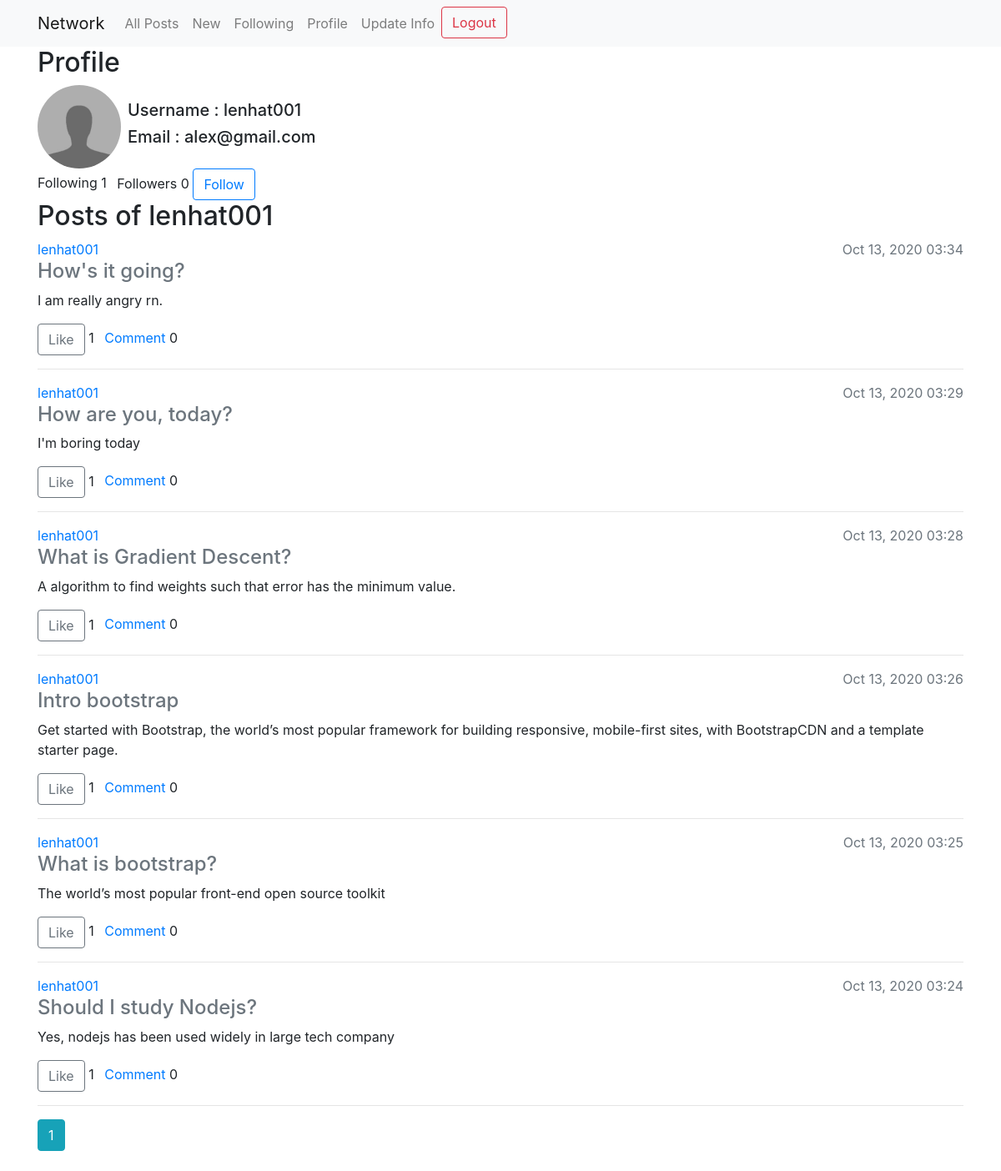
Screenshot of /author/lenhat001/ (signed in) with the database file from the repository.
### users/models.py (models this page shows, shortened)
class Profile(models.Model):
    image = models.ImageField(default='default.jpg', upload_to='profile_pics/')
    user = models.OneToOneField(User, on_delete=models.CASCADE)
    following = models.ManyToManyField('self', related_name='followers',symmetrical=False, blank=True)

### posts/models.py (models this page shows, shortened)
class Post(models.Model):
    title = models.CharField(max_length=200)
    content = models.TextField()
    date_posted = models.DateTimeField(default=timezone.now)
    author = models.ForeignKey(User, on_delete=models.CASCADE)
    likes = models.ManyToManyField(User, related_name='interesting_posts', blank=True)
    comment_to = models.ForeignKey('self', related_name='comments', blank=True, null=True, on_delete=models.CASCADE)

### posts/views.py (the view)
# urls.py: path('author/<str:username>/', views.UserPostListView.as_view(), name='user-posts'),
class UserPostListView(LoginRequiredMixin, ListView):
    model = Post
    template_name = 'posts/user_posts.html'
    context_object_name = 'posts'
    paginate_by = 10
    def get_context_data(self):
        context = super().get_context_data()
        context['profile'] = get_object_or_404(User, username=self.kwargs['username']).profile
        return context
    def get_queryset(self):
        user = get_object_or_404(User, username=self.kwargs['username'])
        return Post.objects.filter(author=user, comment_to=None).order_by('-date_posted')

### posts/templates/posts/user_posts.html
{% extends 'users/layout.html' %}
{% load tz %}
{% block body %}
    <h2>Profile</h2>
    <div class="flex-ai-c">
        <img src="{{ profile.image.url }}" alt="" class='round-avatar'>
        <div class="ml-2">
            <h5>Username : {{profile.user.username}}</h5>
            <h5>Email    : {{profile.user.email}}</h5>
        </div>
    </div>
    <span>Following {{profile.following.count}}</span>
    <span class="ml-2">Followers <span id='followers'>{{profile.followers.count}}</span></span>
    {% if user.is_authenticated and user != profile.user %}
    <button class="btn btn-outline-primary" id='toggle-follow' data-username='{{profile.user.username}}'>
        {% if user.profile in profile.followers.all %}
            Unfollow
        {% else %}
            Follow
        {% endif %}
    </button>
    {% endif %}
    <h2>Posts of {{view.kwargs.username}}</h2>
    {% if posts %}
        {% for post in posts %}
        <div class="post" data-id='{{post.id}}'>
            <div class="flex-jc-sp">
                <a href="{% url 'user-posts' post.author.username %}">{{ post.author.username }}</a>
                <span class="text-muted">{{ post.date_posted|localtime|date:'M d, Y H:i'}}</span>
            </div>
            <a class="text-muted" href="{% url 'post-detail' post.id %}">
                <h4>
                    {{ post.title }}
                </h4>
            </a>
            <p>{{ post.content }} </p>
            <button class="btn btn-outline-secondary" id='toggle-like'>
                {% if user in post.likes.all %}
                    Liked
                {% else %}
                    Like
                {% endif %}
            </button>
            <span class="mr-2" id="number-likes">{{post.likes.count}}</span>
            <a href="{% url 'post-detail' post.id %}">Comment</a>
            <span id='number-comments'>{{post.comments.count}}</span>
        </div>
        <hr>
        {% endfor %}
    {% endif %}
{% endblock body %}

### users/static/users/main.css (style rules this page uses)
.round-avatar { width: 100px; height: 100px; border-radius: 50%; }
.flex-jc-sp { display: flex; justify-content: space-between; }
.flex-ai-c { display: flex; align-items: center; }

### rows the page displays
Profile: image (placeholder picture), user.username "lenhat001", user.email "alex@gmail.com", following.count "1", followers.count "0"
Post: author.username "lenhat001", date_posted "Oct 13, 2020 03:34", title "How's it going?", content "I am really angry rn.", shows "Like", likes.count "1", comments.count "0"
Post: author.username "lenhat001", date_posted "Oct 13, 2020 03:29", title "How are you, today?", content "I'm boring today", shows "Like", likes.count "1", comments.count "0"
Post: author.username "lenhat001", date_posted "Oct 13, 2020 03:28", title "What is Gradient Descent?", content "A algorithm to find weights such that error has the minimum value.", shows "Like", likes.count "1", comments.count "0"
Post: author.username "lenhat001", date_posted "Oct 13, 2020 03:26", title "Intro bootstrap", content "Get started with Bootstrap, the world’s most popular framework for building responsive, mobile-first sites, with BootstrapCDN and a template starter page.", shows "Like", likes.count "1", comments.count "0"
Post: author.username "lenhat001", date_posted "Oct 13, 2020 03:25", title "What is bootstrap?", content "The world’s most popular front-end open source toolkit", shows "Like", likes.count "1", comments.count "0"
Post: author.username "lenhat001", date_posted "Oct 13, 2020 03:24", title "Should I study Nodejs?", content "Yes, nodejs has been used widely in large tech company", shows "Like", likes.count "1", comments.count "0"

### other values shown
{{ view.kwargs.username }} "lenhat001"
{{ num }} "1"
